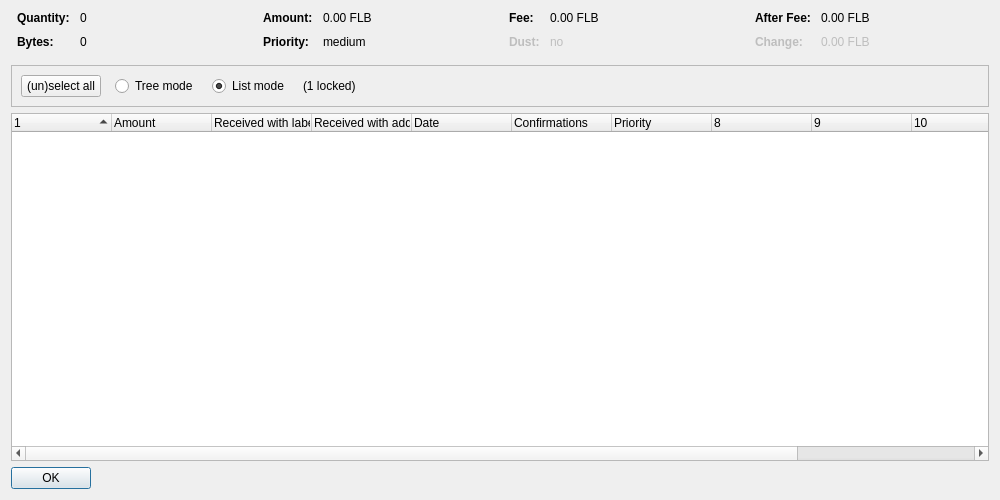
<?xml version="1.0" encoding="UTF-8"?>
<ui version="4.0">
 <class>CoinControlDialog</class>
 <widget class="QDialog" name="CoinControlDialog">
  <property name="geometry">
   <rect>
    <x>0</x>
    <y>0</y>
    <width>1000</width>
    <height>500</height>
   </rect>
  </property>
  <property name="windowTitle">
   <string>Coin Selection</string>
  </property>
  <layout class="QVBoxLayout" name="verticalLayout">
   <item>
    <layout class="QHBoxLayout" name="horizontalLayoutTop" stretch="0,0,0,0">
     <property name="topMargin">
      <number>0</number>
     </property>
     <property name="bottomMargin">
      <number>10</number>
     </property>
     <item>
      <layout class="QFormLayout" name="formLayoutCoinControl1">
       <property name="horizontalSpacing">
        <number>10</number>
       </property>
       <property name="verticalSpacing">
        <number>10</number>
       </property>
       <property name="leftMargin">
        <number>6</number>
       </property>
       <property name="rightMargin">
        <number>6</number>
       </property>
       <item row="0" column="0">
        <widget class="QLabel" name="labelCoinControlQuantityText">
         <property name="font">
          <font>
           <weight>75</weight>
           <bold>true</bold>
          </font>
         </property>
         <property name="text">
          <string>Quantity:</string>
         </property>
        </widget>
       </item>
       <item row="0" column="1">
        <widget class="QLabel" name="labelCoinControlQuantity">
         <property name="cursor">
          <cursorShape>IBeamCursor</cursorShape>
         </property>
         <property name="contextMenuPolicy">
          <enum>Qt::ActionsContextMenu</enum>
         </property>
         <property name="text">
          <string notr="true">0</string>
         </property>
         <property name="textInteractionFlags">
          <set>Qt::LinksAccessibleByMouse|Qt::TextSelectableByKeyboard|Qt::TextSelectableByMouse</set>
         </property>
        </widget>
       </item>
       <item row="1" column="0">
        <widget class="QLabel" name="labelCoinControlBytesText">
         <property name="font">
          <font>
           <weight>75</weight>
           <bold>true</bold>
          </font>
         </property>
         <property name="text">
          <string>Bytes:</string>
         </property>
        </widget>
       </item>
       <item row="1" column="1">
        <widget class="QLabel" name="labelCoinControlBytes">
         <property name="cursor">
          <cursorShape>IBeamCursor</cursorShape>
         </property>
         <property name="contextMenuPolicy">
          <enum>Qt::ActionsContextMenu</enum>
         </property>
         <property name="text">
          <string notr="true">0</string>
         </property>
         <property name="textInteractionFlags">
          <set>Qt::LinksAccessibleByMouse|Qt::TextSelectableByKeyboard|Qt::TextSelectableByMouse</set>
         </property>
        </widget>
       </item>
      </layout>
     </item>
     <item>
      <layout class="QFormLayout" name="formLayoutCoinControl2">
       <property name="horizontalSpacing">
        <number>10</number>
       </property>
       <property name="verticalSpacing">
        <number>10</number>
       </property>
       <property name="leftMargin">
        <number>6</number>
       </property>
       <property name="rightMargin">
        <number>6</number>
       </property>
       <item row="0" column="0">
        <widget class="QLabel" name="labelCoinControlAmountText">
         <property name="font">
          <font>
           <weight>75</weight>
           <bold>true</bold>
          </font>
         </property>
         <property name="text">
          <string>Amount:</string>
         </property>
        </widget>
       </item>
       <item row="0" column="1">
        <widget class="QLabel" name="labelCoinControlAmount">
         <property name="cursor">
          <cursorShape>IBeamCursor</cursorShape>
         </property>
         <property name="contextMenuPolicy">
          <enum>Qt::ActionsContextMenu</enum>
         </property>
         <property name="text">
          <string notr="true">0.00 FLB</string>
         </property>
         <property name="textInteractionFlags">
          <set>Qt::LinksAccessibleByMouse|Qt::TextSelectableByKeyboard|Qt::TextSelectableByMouse</set>
         </property>
        </widget>
       </item>
       <item row="1" column="0">
        <widget class="QLabel" name="labelCoinControlPriorityText">
         <property name="font">
          <font>
           <weight>75</weight>
           <bold>true</bold>
          </font>
         </property>
         <property name="text">
          <string>Priority:</string>
         </property>
        </widget>
       </item>
       <item row="1" column="1">
        <widget class="QLabel" name="labelCoinControlPriority">
         <property name="cursor">
          <cursorShape>IBeamCursor</cursorShape>
         </property>
         <property name="contextMenuPolicy">
          <enum>Qt::ActionsContextMenu</enum>
         </property>
         <property name="text">
          <string notr="true">medium</string>
         </property>
         <property name="textInteractionFlags">
          <set>Qt::LinksAccessibleByMouse|Qt::TextSelectableByKeyboard|Qt::TextSelectableByMouse</set>
         </property>
        </widget>
       </item>
      </layout>
     </item>
     <item>
      <layout class="QFormLayout" name="formLayoutCoinControl3">
       <property name="horizontalSpacing">
        <number>10</number>
       </property>
       <property name="verticalSpacing">
        <number>10</number>
       </property>
       <property name="leftMargin">
        <number>6</number>
       </property>
       <property name="rightMargin">
        <number>6</number>
       </property>
       <item row="0" column="0">
        <widget class="QLabel" name="labelCoinControlFeeText">
         <property name="font">
          <font>
           <weight>75</weight>
           <bold>true</bold>
          </font>
         </property>
         <property name="text">
          <string>Fee:</string>
         </property>
        </widget>
       </item>
       <item row="0" column="1">
        <widget class="QLabel" name="labelCoinControlFee">
         <property name="cursor">
          <cursorShape>IBeamCursor</cursorShape>
         </property>
         <property name="contextMenuPolicy">
          <enum>Qt::ActionsContextMenu</enum>
         </property>
         <property name="text">
          <string notr="true">0.00 FLB</string>
         </property>
         <property name="textInteractionFlags">
          <set>Qt::LinksAccessibleByMouse|Qt::TextSelectableByKeyboard|Qt::TextSelectableByMouse</set>
         </property>
        </widget>
       </item>
       <item row="1" column="0">
        <widget class="QLabel" name="labelCoinControlLowOutputText">
         <property name="enabled">
          <bool>false</bool>
         </property>
         <property name="font">
          <font>
           <weight>75</weight>
           <bold>true</bold>
          </font>
         </property>
         <property name="text">
          <string>Dust:</string>
         </property>
        </widget>
       </item>
       <item row="1" column="1">
        <widget class="QLabel" name="labelCoinControlLowOutput">
         <property name="enabled">
          <bool>false</bool>
         </property>
         <property name="cursor">
          <cursorShape>IBeamCursor</cursorShape>
         </property>
         <property name="contextMenuPolicy">
          <enum>Qt::ActionsContextMenu</enum>
         </property>
         <property name="text">
          <string notr="true">no</string>
         </property>
         <property name="textInteractionFlags">
          <set>Qt::LinksAccessibleByMouse|Qt::TextSelectableByKeyboard|Qt::TextSelectableByMouse</set>
         </property>
        </widget>
       </item>
      </layout>
     </item>
     <item>
      <layout class="QFormLayout" name="formLayoutCoinControl4">
       <property name="horizontalSpacing">
        <number>10</number>
       </property>
       <property name="verticalSpacing">
        <number>10</number>
       </property>
       <property name="leftMargin">
        <number>6</number>
       </property>
       <property name="rightMargin">
        <number>6</number>
       </property>
       <item row="0" column="0">
        <widget class="QLabel" name="labelCoinControlAfterFeeText">
         <property name="font">
          <font>
           <weight>75</weight>
           <bold>true</bold>
          </font>
         </property>
         <property name="text">
          <string>After Fee:</string>
         </property>
        </widget>
       </item>
       <item row="0" column="1">
        <widget class="QLabel" name="labelCoinControlAfterFee">
         <property name="cursor">
          <cursorShape>IBeamCursor</cursorShape>
         </property>
         <property name="contextMenuPolicy">
          <enum>Qt::ActionsContextMenu</enum>
         </property>
         <property name="text">
          <string notr="true">0.00 FLB</string>
         </property>
         <property name="textInteractionFlags">
          <set>Qt::LinksAccessibleByMouse|Qt::TextSelectableByKeyboard|Qt::TextSelectableByMouse</set>
         </property>
        </widget>
       </item>
       <item row="1" column="0">
        <widget class="QLabel" name="labelCoinControlChangeText">
         <property name="enabled">
          <bool>false</bool>
         </property>
         <property name="font">
          <font>
           <weight>75</weight>
           <bold>true</bold>
          </font>
         </property>
         <property name="text">
          <string>Change:</string>
         </property>
        </widget>
       </item>
       <item row="1" column="1">
        <widget class="QLabel" name="labelCoinControlChange">
         <property name="enabled">
          <bool>false</bool>
         </property>
         <property name="cursor">
          <cursorShape>IBeamCursor</cursorShape>
         </property>
         <property name="contextMenuPolicy">
          <enum>Qt::ActionsContextMenu</enum>
         </property>
         <property name="text">
          <string notr="true">0.00 FLB</string>
         </property>
         <property name="textInteractionFlags">
          <set>Qt::LinksAccessibleByMouse|Qt::TextSelectableByKeyboard|Qt::TextSelectableByMouse</set>
         </property>
        </widget>
       </item>
      </layout>
     </item>
    </layout>
   </item>
   <item>
    <widget class="QFrame" name="frame">
     <property name="minimumSize">
      <size>
       <width>0</width>
       <height>40</height>
      </size>
     </property>
     <property name="frameShape">
      <enum>QFrame::StyledPanel</enum>
     </property>
     <property name="frameShadow">
      <enum>QFrame::Sunken</enum>
     </property>
     <layout class="QHBoxLayout" name="horizontalLayout">
      <item>
       <layout class="QHBoxLayout" name="horizontalLayoutPanel" stretch="0,0,0,0,0">
        <property name="spacing">
         <number>14</number>
        </property>
        <item>
         <widget class="QPushButton" name="pushButtonSelectAll">
          <property name="sizePolicy">
           <sizepolicy hsizetype="Maximum" vsizetype="Fixed">
            <horstretch>0</horstretch>
            <verstretch>0</verstretch>
           </sizepolicy>
          </property>
          <property name="text">
           <string>(un)select all</string>
          </property>
          <property name="autoDefault">
           <bool>false</bool>
          </property>
         </widget>
        </item>
        <item>
         <widget class="QRadioButton" name="radioTreeMode">
          <property name="sizePolicy">
           <sizepolicy hsizetype="Maximum" vsizetype="Fixed">
            <horstretch>0</horstretch>
            <verstretch>0</verstretch>
           </sizepolicy>
          </property>
          <property name="text">
           <string>Tree mode</string>
          </property>
         </widget>
        </item>
        <item>
         <widget class="QRadioButton" name="radioListMode">
          <property name="sizePolicy">
           <sizepolicy hsizetype="Maximum" vsizetype="Fixed">
            <horstretch>0</horstretch>
            <verstretch>0</verstretch>
           </sizepolicy>
          </property>
          <property name="text">
           <string>List mode</string>
          </property>
          <property name="checked">
           <bool>true</bool>
          </property>
         </widget>
        </item>
        <item>
         <widget class="QLabel" name="labelLocked">
          <property name="text">
           <string notr="true">(1 locked)</string>
          </property>
         </widget>
        </item>
        <item>
         <spacer name="horizontalSpacer">
          <property name="orientation">
           <enum>Qt::Horizontal</enum>
          </property>
          <property name="sizeHint" stdset="0">
           <size>
            <width>40</width>
            <height>20</height>
           </size>
          </property>
         </spacer>
        </item>
       </layout>
      </item>
     </layout>
    </widget>
   </item>
   <item>
    <widget class="CoinControlTreeWidget" name="treeWidget">
     <property name="contextMenuPolicy">
      <enum>Qt::CustomContextMenu</enum>
     </property>
     <property name="sortingEnabled">
      <bool>false</bool>
     </property>
     <property name="columnCount">
      <number>12</number>
     </property>
     <attribute name="headerShowSortIndicator" stdset="0">
      <bool>true</bool>
     </attribute>
     <attribute name="headerStretchLastSection">
      <bool>false</bool>
     </attribute>
     <column>
      <property name="text">
       <string/>
      </property>
     </column>
     <column>
      <property name="text">
       <string>Amount</string>
      </property>
     </column>
     <column>
      <property name="text">
       <string>Received with label</string>
      </property>
     </column>
     <column>
      <property name="text">
       <string>Received with address</string>
      </property>
     </column>
     <column>
      <property name="text">
       <string>Date</string>
      </property>
     </column>
     <column>
      <property name="text">
       <string>Confirmations</string>
      </property>
      <property name="toolTip">
       <string>Confirmed</string>
      </property>
     </column>
     <column>
      <property name="text">
       <string>Priority</string>
      </property>
     </column>
     <column>
      <property name="text">
       <string/>
      </property>
     </column>
     <column>
      <property name="text">
       <string/>
      </property>
     </column>
     <column>
      <property name="text">
       <string/>
      </property>
     </column>
     <column>
      <property name="text">
       <string/>
      </property>
     </column>
     <column>
      <property name="text">
       <string/>
      </property>
     </column>
    </widget>
   </item>
   <item>
    <widget class="QDialogButtonBox" name="buttonBox">
     <property name="sizePolicy">
      <sizepolicy hsizetype="Maximum" vsizetype="Fixed">
       <horstretch>0</horstretch>
       <verstretch>0</verstretch>
      </sizepolicy>
     </property>
     <property name="orientation">
      <enum>Qt::Horizontal</enum>
     </property>
     <property name="standardButtons">
      <set>QDialogButtonBox::Ok</set>
     </property>
    </widget>
   </item>
  </layout>
 </widget>
 <customwidgets>
  <customwidget>
   <class>CoinControlTreeWidget</class>
   <extends>QTreeWidget</extends>
   <header>coincontroltreewidget.h</header>
  </customwidget>
 </customwidgets>
 <resources/>
 <connections/>
</ui>
